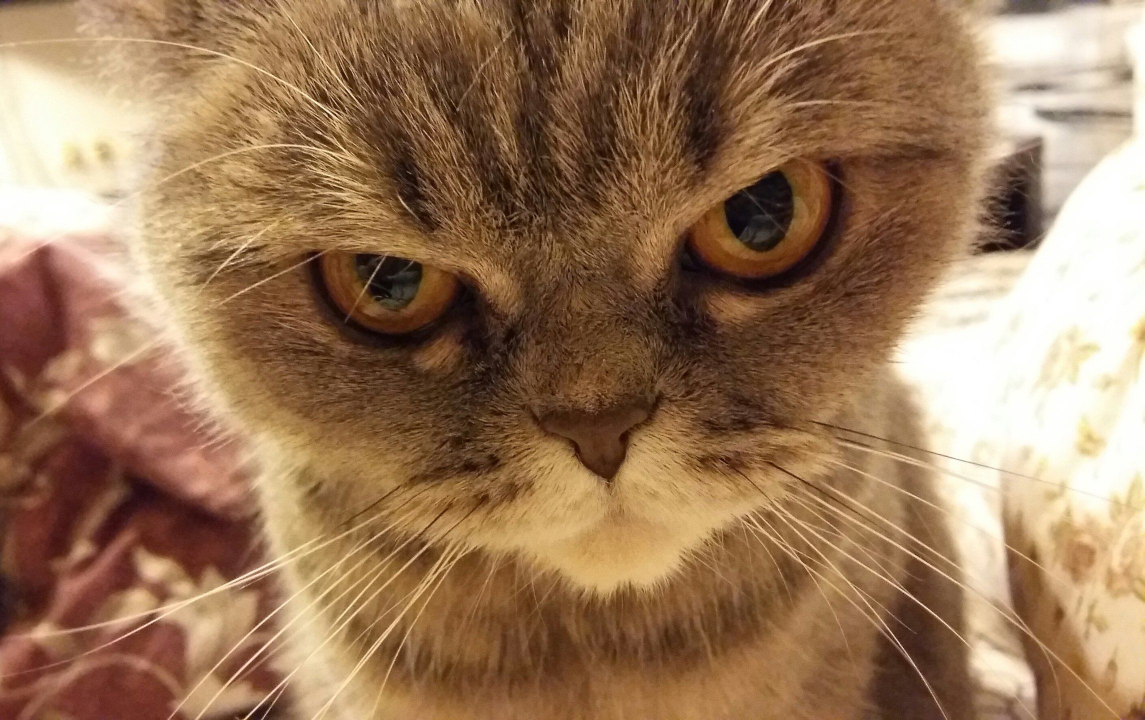
#> input picture 2025-10-01_taller_2_cv_3d/ejercicios/09_filtro_visual_convoluciones/gato.jpg, 2290 x 1440 px (shown at 1/2 size)
$ python ejemplo_filtro_visual.py
#> lines starting #> are read from the running program, lines starting #| are printed output that depends on the picture
import cv2
import numpy as np

# === Cargar imagen ===
img = cv2.imread('gato.jpg')
#> img is the input picture: shape (1440, 2290, 3); mean B, G, R 88.9, 119.4, 153.8
if img is None:
    raise FileNotFoundError("No se encontró 'gato.jpg'. Verifica la ruta o el nombre del archivo.")

img_gray = cv2.cvtColor(img, cv2.COLOR_BGR2GRAY)
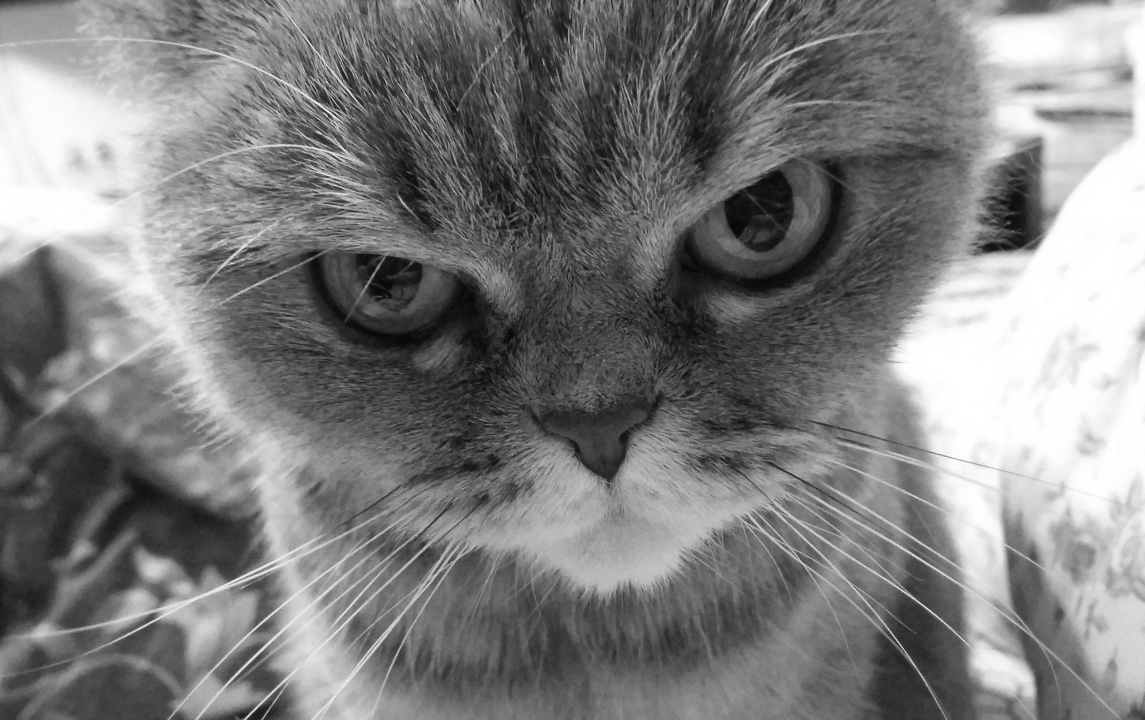
#> img_gray: shape (1440, 2290) (shown at 1/2 size); min 3, max 255, mean 126.2
img_gray = cv2.resize(img_gray, (400, 400))
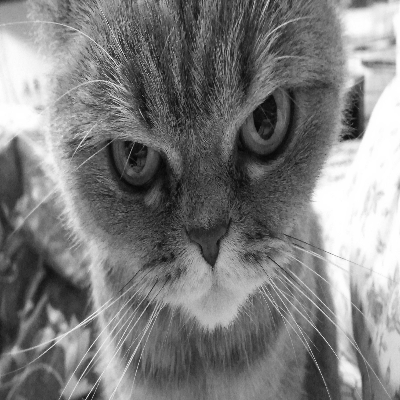
#> img_gray: shape (400, 400); min 6, max 255, mean 126.1


# === Función para aplicar convolución manual ===
def convolucion_manual(imagen, kernel):
    h, w = imagen.shape
    kh, kw = kernel.shape
    pad = kh // 2
    imagen_padded = np.pad(imagen, pad, mode='constant')
    salida = np.zeros_like(imagen, dtype=np.float32)

    for i in range(h):
        for j in range(w):
            region = imagen_padded[i:i+kh, j:j+kw]
            salida[i, j] = np.sum(region * kernel)

    # Normalizar al rango 0-255
    salida = np.clip(salida, 0, 255)
    return salida.astype(np.uint8)

# === Definir kernels ===
kernels = {
    'Blur (Suavizado)': (1/9) * np.array([[1,1,1],
                                          [1,1,1],
                                          [1,1,1]]),

    'Sharpen (Nitidez)': np.array([[0,-1,0],
                                   [-1,5,-1],
                                   [0,-1,0]]),

    'Bordes (Sobel X)': np.array([[-1,0,1],
                                  [-2,0,2],
                                  [-1,0,1]])
}

# === Aplicar filtros ===
resultados = []

for nombre, kernel in kernels.items():
    conv_manual = convolucion_manual(img_gray, kernel)
    conv_cv2 = cv2.filter2D(img_gray, -1, kernel)
    combinado = np.hstack((conv_manual, conv_cv2))
    resultados.append((nombre, combinado))
#> this loop made 3 passes
#> pass 1, in convolucion_manual, `imagen_padded = np.pad(imagen, pad, mode='constant')`:
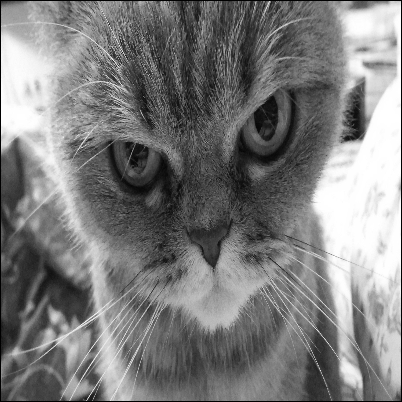
#> imagen_padded: shape (402, 402); min 0, max 255, mean 124.9
#> pass 1, `conv_manual = convolucion_manual(img_gray, kernel)`:
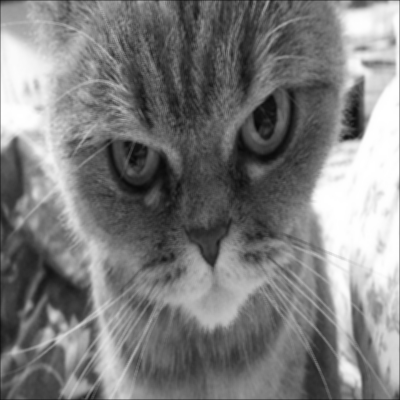
#> conv_manual: shape (400, 400); min 8, max 255, mean 125.2
#> pass 1, `combinado = np.hstack((conv_manual, conv_cv2))`:
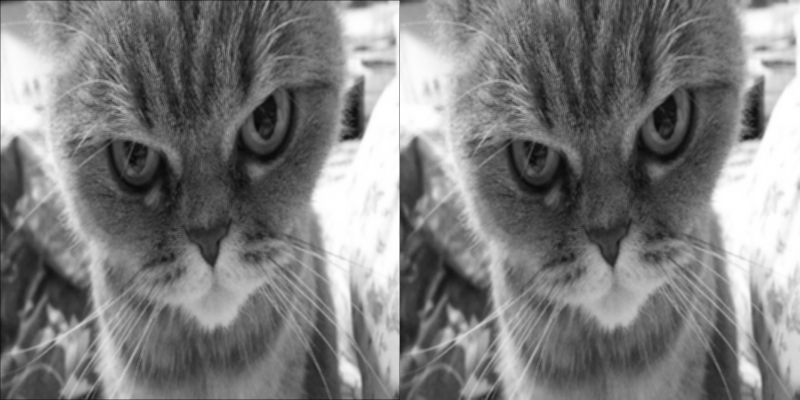
#> combinado: shape (400, 800); min 8, max 255, mean 125.7
#> after the loop, resultados = 3 items

# === Mostrar resultados ===
for nombre, res in resultados:
    cv2.imshow(nombre + " | Izq: Manual - Der: cv2.filter2D", res)
#> this loop made 3 passes
#> nombre on passes 1 to 3: 'Blur (Suavizado)', 'Sharpen (Nitidez)', 'Bordes (Sobel X)'
#> pass 2, `cv2.imshow(nombre + " | Izq: Manual - Der: cv2.filter2D", res)`:
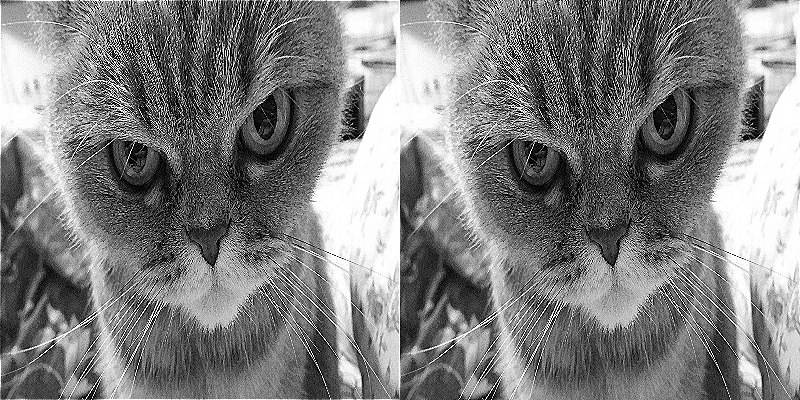
#> window 'Sharpen (Nitidez) | Izq: Manua': shape (400, 800); min 0, max 255, mean 126.8

# === BONUS: Interactivo ===
cv2.namedWindow('Filtro Interactivo')

def nothing(x):
    pass

# Crear sliders (con nombres más claros)
nombres = [
    "Fila1-Col1", "Fila1-Col2", "Fila1-Col3",
    "Fila2-Col1", "Fila2-Col2", "Fila2-Col3",
    "Fila3-Col1", "Fila3-Col2", "Fila3-Col3"
]

for nombre in nombres:
    cv2.createTrackbar(nombre, 'Filtro Interactivo', 5, 10, nothing)

cv2.createTrackbar('Normalizar', 'Filtro Interactivo', 1, 1, nothing)

while True:
    valores = [cv2.getTrackbarPos(nombre, 'Filtro Interactivo') - 5 for nombre in nombres]
#> valores = [0, 0, 0, 0, 0, 0, 0, 0, 0]
    normalize = cv2.getTrackbarPos('Normalizar', 'Filtro Interactivo')
#> normalize = 1
    kernel = np.array(valores, dtype=np.float32).reshape((3, 3))
#> kernel = [[0, 0, 0], [0, 0, 0], [0, 0, 0]]

    if normalize:
        s = np.sum(kernel)
#> s = 0
        if s != 0:
            kernel = kernel / s

    filtrado = cv2.filter2D(img_gray, -1, kernel)
#> filtrado: shape (400, 400); every value is 0
    filtrado_resized = cv2.resize(filtrado, (img_gray.shape[1]//2, img_gray.shape[0]//2))
#> filtrado_resized: shape (200, 200); every value is 0
    cv2.imshow('Filtro Interactivo', filtrado_resized)

    if cv2.waitKey(30) & 0xFF == 27:
#> (key Esc is pressed here)
        break

cv2.destroyAllWindows()
